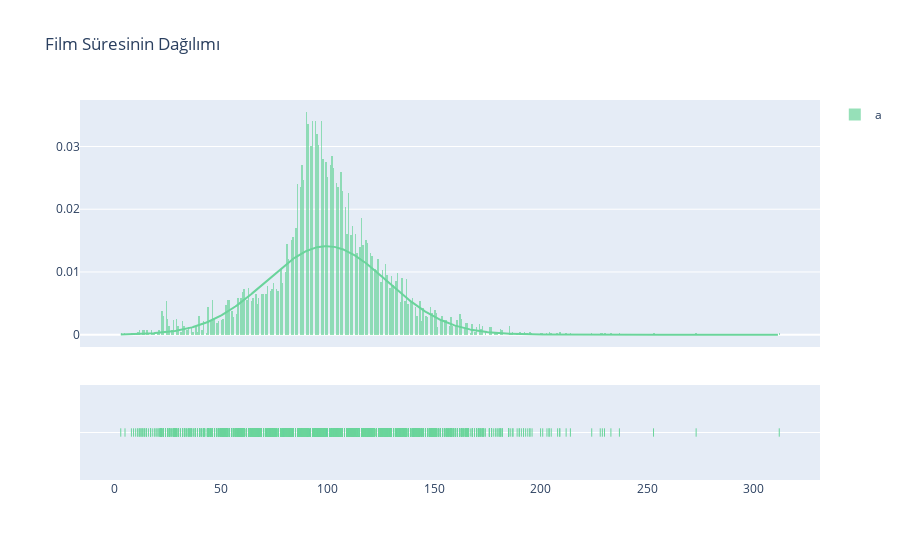

This figure's notebook cell:
### Markdown cell above
### **3. Film Süresinin Dağılımı ve Etkileri**

### Code cell
import plotly.figure_factory as ff
x1 = d2['duration'].fillna(0.0).astype(float)
fig = ff.create_distplot([x1], ['a'], bin_size=0.7, curve_type='normal', colors=["#6ad49b"])
fig.update_layout(title_text='Film Süresinin Dağılımı')
fig.show()

### Figure 1 — Plotly figure (JSON) as saved in the notebook; plotly's stock layout.template omitted (floating-point values rounded to 4 significant figures; data arrays with more than 128 entries replaced by an {"elided": "..."} marker saying what was removed)
{"data": [{"autobinx": false, "histnorm": "probability density", "legendgroup": "a", "marker": {"color": "#6ad49b"}, "name": "a", "opacity": 0.7, "type": "histogram", "x": {"elided": "6126 int values"}, "xaxis": "x", "xbins": {"end": 312, "size": 0.7, "start": 3}, "yaxis": "y"}, {"legendgroup": "a", "marker": {"color": "#6ad49b"}, "mode": "lines", "name": "a", "showlegend": false, "type": "scatter", "x": {"elided": "500 float values"}, "xaxis": "x", "y": {"elided": "500 float values"}, "yaxis": "y"}, {"legendgroup": "a", "marker": {"color": "#6ad49b", "symbol": "line-ns-open"}, "mode": "markers", "name": "a", "showlegend": false, "type": "scatter", "x": {"elided": "6126 int values"}, "xaxis": "x", "y": {"elided": "6126 str values"}, "yaxis": "y2"}], "layout": {"barmode": "overlay", "hovermode": "closest", "legend": {"traceorder": "reversed"}, "title": {"text": "Film Süresinin Dağılımı"}, "xaxis": {"anchor": "y2", "domain": [0, 1], "zeroline": false}, "yaxis": {"anchor": "free", "domain": [0.35, 1], "position": 0}, "yaxis2": {"anchor": "x", "domain": [0, 0.25], "dtick": 1, "showticklabels": false}}}
